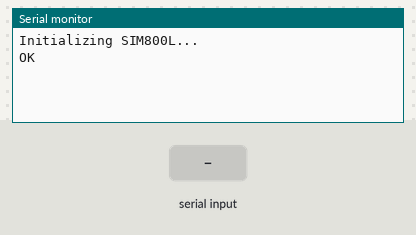
Simulated run of this sketch. Board: Arduino Uno, built with avr-gcc and run on an emulated ATmega328P. Shown: the last lines printed to the serial monitor. The inputs (shaded band) are chosen by the test bench. The modem accepts every AT command (registered, SIM ready, sends succeed) and sends nothing else.

Above: at 3.2 s.
3.3 s: "1" received over the second serial link
At 4.8 s:
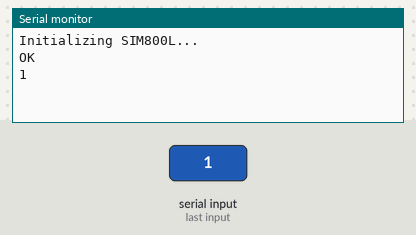
5.8 s: "0" received over the second serial link
At 7.8 s:
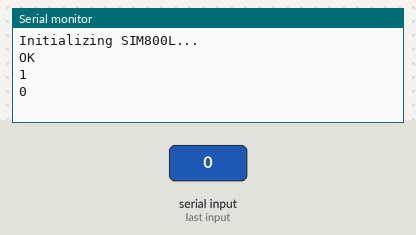

Measured:
- after the input at 3.3 s, the serial monitor: prints a new line after 1.0 s (image 1)
- after the input at 5.8 s, the serial monitor: prints a new line after 1.0 s (image 2)

The sketch:

test.ino
```cpp
#include <SoftwareSerial.h>

#define rxPin 4
#define txPin 3
SoftwareSerial sim800L(rxPin,txPin);

void setup()
{
  //Begin serial communication with Arduino and Arduino IDE (Serial Monitor)
  Serial.begin(115200);

  //Begin serial communication with Arduino and SIM800L
  sim800L.begin(9600);
  Serial.println("Initializing SIM800L...");
  delay(1000);

  sim800L.print("AT+CMGF=1\r"); //SMS text mode
  delay(1000);
}

void loop()
{
  while(sim800L.available()){
    Serial.println(sim800L.readString());
  }
  while(Serial.available())  {
    sim800L.println(Serial.readString());
  }
}

/*
AT
Check Sim is ready or not
AT+CPIN?
 */
```
